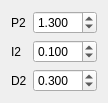
                 <widget class="QWidget" name="gridLayoutWidget_9">
                  <property name="geometry">
                   <rect>
                    <x>370</x>
                    <y>150</y>
                    <width>91</width>
                    <height>89</height>
                   </rect>
                  </property>
                  <layout class="QGridLayout" name="gridLayout_16">
                   <item row="1" column="0">
                    <widget class="QLabel" name="label_78">
                     <property name="font">
                      <font>
                       <family>Ubuntu</family>
                       <pointsize>9</pointsize>
                       <weight>50</weight>
                       <italic>false</italic>
                       <bold>false</bold>
                      </font>
                     </property>
                     <property name="text">
                      <string>I2</string>
                     </property>
                    </widget>
                   </item>
                   <item row="2" column="0">
                    <widget class="QLabel" name="label_79">
                     <property name="font">
                      <font>
                       <family>Ubuntu</family>
                       <pointsize>9</pointsize>
                       <weight>50</weight>
                       <italic>false</italic>
                       <bold>false</bold>
                      </font>
                     </property>
                     <property name="text">
                      <string>D2</string>
                     </property>
                    </widget>
                   </item>
                   <item row="0" column="0">
                    <widget class="QLabel" name="label_83">
                     <property name="font">
                      <font>
                       <family>Ubuntu</family>
                       <pointsize>9</pointsize>
                       <weight>50</weight>
                       <italic>false</italic>
                       <bold>false</bold>
                      </font>
                     </property>
                     <property name="text">
                      <string>P2</string>
                     </property>
                    </widget>
                   </item>
                   <item row="2" column="1">
                    <widget class="QDoubleSpinBox" name="doubleSpinBoxD2Misi_5">
                     <property name="font">
                      <font>
                       <family>Ubuntu</family>
                       <pointsize>9</pointsize>
                       <weight>50</weight>
                       <italic>false</italic>
                       <bold>false</bold>
                      </font>
                     </property>
                     <property name="decimals">
                      <number>3</number>
                     </property>
                     <property name="singleStep">
                      <double>0.100000000000000</double>
                     </property>
                     <property name="value">
                      <double>0.300000000000000</double>
                     </property>
                    </widget>
                   </item>
                   <item row="0" column="1">
                    <widget class="QDoubleSpinBox" name="doubleSpinBoxP2Misi_5">
                     <property name="font">
                      <font>
                       <family>Ubuntu</family>
                       <pointsize>9</pointsize>
                       <weight>50</weight>
                       <italic>false</italic>
                       <bold>false</bold>
                      </font>
                     </property>
                     <property name="decimals">
                      <number>3</number>
                     </property>
                     <property name="singleStep">
                      <double>0.200000000000000</double>
                     </property>
                     <property name="value">
                      <double>1.300000000000000</double>
                     </property>
                    </widget>
                   </item>
                   <item row="1" column="1">
                    <widget class="QDoubleSpinBox" name="doubleSpinBoxI2Misi_5">
                     <property name="font">
                      <font>
                       <family>Ubuntu</family>
                       <pointsize>9</pointsize>
                       <weight>50</weight>
                       <italic>false</italic>
                       <bold>false</bold>
                      </font>
                     </property>
                     <property name="decimals">
                      <number>3</number>
                     </property>
                     <property name="singleStep">
                      <double>0.100000000000000</double>
                     </property>
                     <property name="value">
                      <double>0.100000000000000</double>
                     </property>
                    </widget>
                   </item>
                  </layout>
                 </widget>
